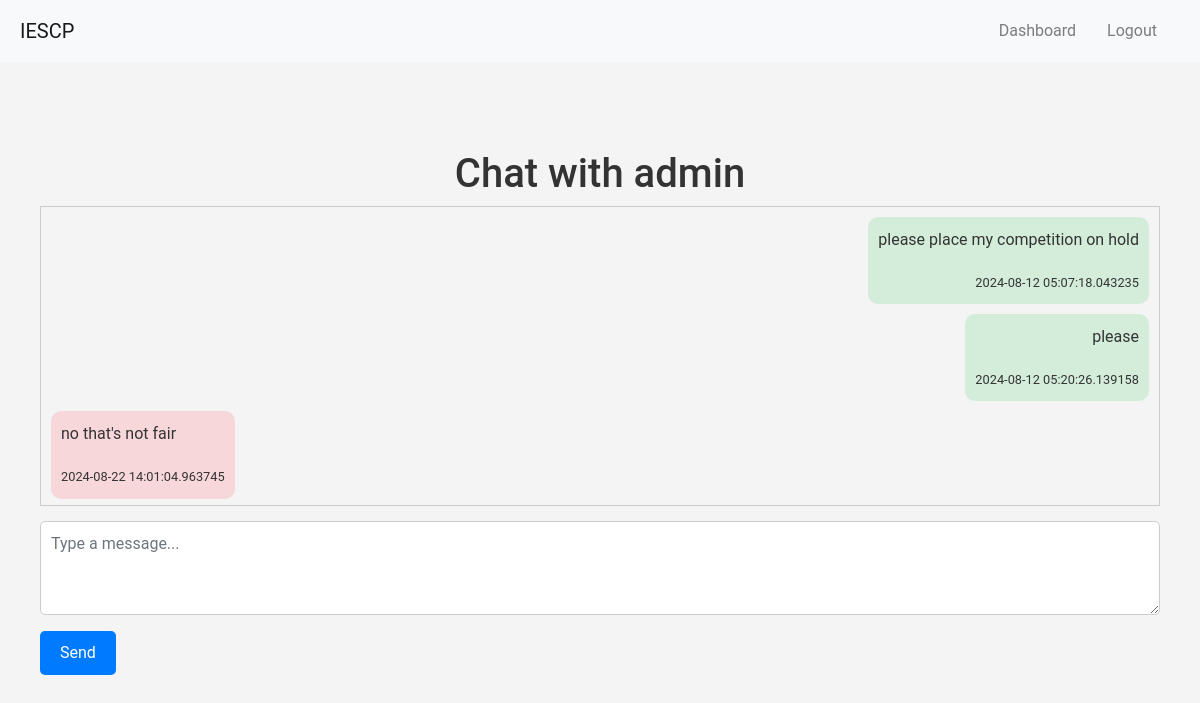
The app's page /chat/2 (signed in) with its own data.
### app/models.py (models this page shows, shortened)
class User(db.Model, UserMixin):
    id = db.Column(db.Integer, primary_key=True)
    username = db.Column(db.String(150), unique=True, nullable=False)
    email = db.Column(db.String(150), unique=True, nullable=False)
    password = db.Column(db.String(150), nullable=False)
    role = db.Column(db.String(50), nullable=False)
    admin = db.relationship('Admin', backref = 'user', uselist = False)
    sponsor = db.relationship('Sponsor', backref = 'user', uselist = False)
    influencer = db.relationship('Influencer', backref = 'user', uselist = False)
    is_on_hold = db.Column(db.Boolean, default=False)

class Message(db.Model):
    id = db.Column(db.Integer, primary_key=True)
    conversation_id = db.Column(db.Integer, db.ForeignKey('conversation.id'), nullable=False)
    sender_id = db.Column(db.Integer, db.ForeignKey('user.id'), nullable=False)
    body = db.Column(db.Text, nullable=False)
    timestamp = db.Column(db.DateTime, index=True, default=datetime.utcnow)
    conversation = db.relationship('Conversation', backref='messages')
    sender = db.relationship('User', backref='sent_messages')

### app/views.py (the view, shortened to what this page needs)
@main.route("/chat/<int:conversation_id>", methods=['GET', 'POST'])
@login_required
def chat(conversation_id):
    conversation = Conversation.query.get_or_404(conversation_id)
    if current_user.id not in [conversation.user1_id, conversation.user2_id]:
        return redirect(url_for('main.conversations'))
    if conversation.user1_id == current_user.id:
        recipient = conversation.user2
    else:
        recipient = conversation.user1
    messages = Message.query.filter_by(conversation_id=conversation.id).order_by(Message.timestamp.asc()).all()
    return render_template('chat.html', conversation = conversation, messages = messages, recipient = recipient)

### app/__init__.py (called while the page is built)
@login_manager.user_loader
def load_user(user_id):
    from .models import User
    return User.query.get(int(user_id))

### app/templates/chat.html (shortened to what this page needs)
{% extends "base.html" %}  {% block content %}
<div class="container mt-5">
    <h1 class="text-center">Chat with {{ recipient.username }}</h1>
    <div class="chat-box">
        {% for message in messages %}
        <div
            class="message {% if message.sender_id == current_user.id %}sent{% else %}received{% endif %}"
        >
            <p>{{ message.body }}</p>
            <small>{{ message.timestamp }}</small>
        </div>
        {% endfor %}
    </div>
    <form method="POST">
        <div class="form-group">
            <textarea
                name="message"
                class="form-control"
                rows="3"
                placeholder="Type a message..."
            ></textarea>
        </div>
        <button type="submit" class="btn btn-primary">Send</button>
    </form>
</div>
{% endblock %}

### app/static/styles.css (style rules this page uses)
* { margin: 0; padding: 0; box-sizing: border-box; }
body { font-family: "Roboto", sans-serif; background-color: #f4f4f4; color: #333; line-height: 1.6; }
.container { max-width: 1200px; margin: auto; padding: 20px; }
.btn { padding: 10px 20px; border-radius: 5px; cursor: pointer; }
.btn-primary { background-color: #007bff; color: #fff; border: none; }
.form-control { padding: 10px; border: 1px solid #ccc; border-radius: 5px; width: 100%; margin-bottom: 15px; }
.chat-box { border: 1px solid #ccc; padding: 10px; height: 300px; overflow-y: auto; margin-bottom: 15px; display: flex; flex-direction: column; }
.message { margin-bottom: 10px; padding: 10px; border-radius: 10px; max-width: 60%; }
.message.sent { align-self: flex-end; background-color: #d4edda; text-align: right; }
.message.received { align-self: flex-start; background-color: #f8d7da; text-align: left; }

### records on screen
User: username "admin"
Message: body "please place my competition on hold", timestamp "2024-08-12 05:07:18.043235"
Message: body "please", timestamp "2024-08-12 05:20:26.139158"
Message: body "no that's not fair", timestamp "2024-08-22 14:01:04.963745"
